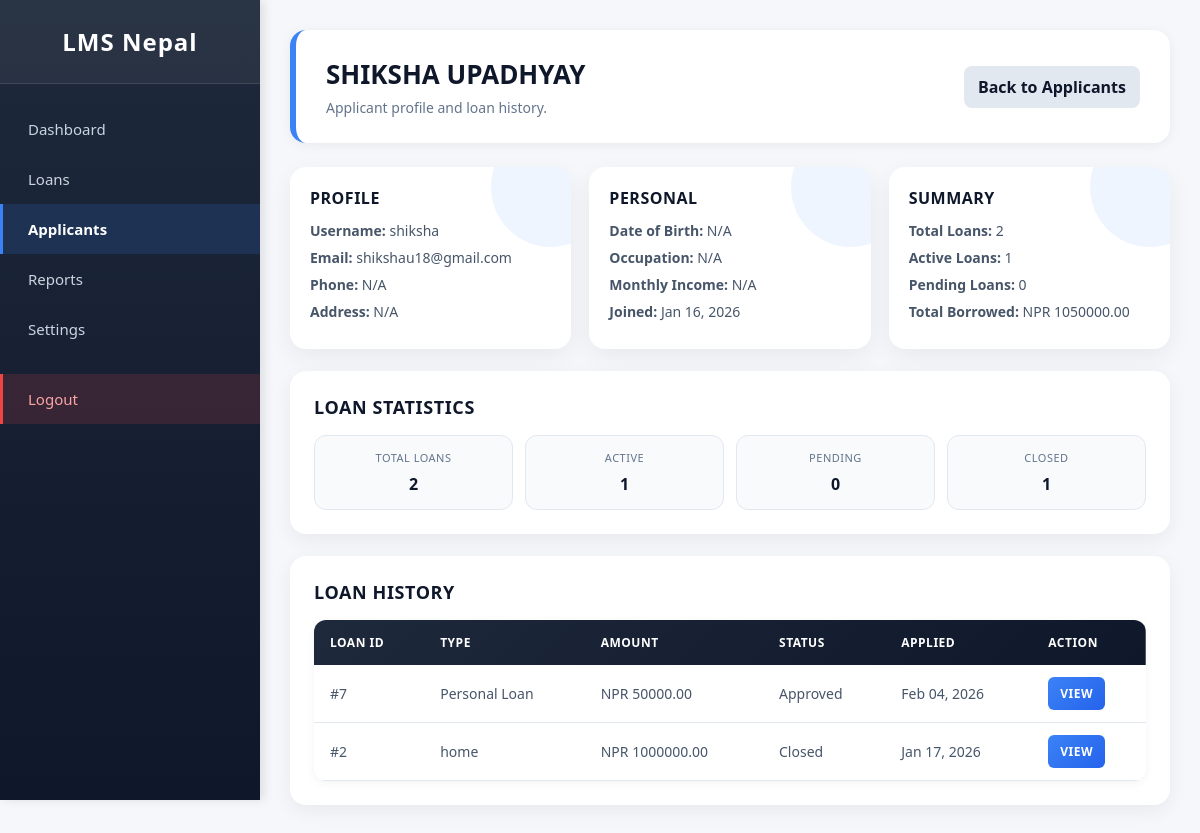
The page /applicants/1/ (signed in) on the database its author committed.
### core/models.py (models this page shows, shortened)
class Member(models.Model):
    user = models.OneToOneField(User, on_delete=models.CASCADE)
    phone = models.CharField(max_length=15)
    address = models.TextField()
    dob = models.DateField(null=True, blank=True)
    occupation = models.CharField(max_length=100, blank=True)
    monthly_income = models.DecimalField(max_digits=10, decimal_places=2, null=True, blank=True)
    joined_date = models.DateField(auto_now_add=True)
    profile_photo = models.ImageField(upload_to='profile_photos/', null=True, blank=True)

class Loan(models.Model):
    member = models.ForeignKey(Member, on_delete=models.CASCADE)
    loan_type = models.CharField(max_length=50, blank=True)
    amount = models.DecimalField(max_digits=10, decimal_places=2)
    duration_months = models.IntegerField(default=12)
    interest_rate = models.DecimalField(max_digits=5, decimal_places=2)
    purpose = models.TextField(blank=True)
    issued_date = models.DateField(auto_now_add=True)
    due_date = models.DateField()
    monthly_income = models.DecimalField(max_digits=10, decimal_places=2, null=True, blank=True)
    employment_type = models.CharField(max_length=50, blank=True)
    existing_loans = models.CharField(max_length=10, blank=True)
    repayment_method = models.CharField(max_length=50, blank=True)
    remarks = models.TextField(blank=True)
    personal_reason = models.CharField(max_length=100, blank=True, null=True)
    existing_emi = models.DecimalField(max_digits=10, decimal_places=2, null=True, blank=True)
    property_type = models.CharField(max_length=50, blank=True, null=True)
    property_value = models.DecimalField(max_digits=12, decimal_places=2, null=True, blank=True)
    property_location = models.CharField(max_length=200, blank=True, null=True)
    construction_status = models.CharField(max_length=50, blank=True, null=True)
    property_documents = models.FileField(upload_to='loan_documents/', blank=True, null=True)
    co_applicant_name = models.CharField(max_length=100, blank=True, null=True)
    co_applicant_relation = models.CharField(max_length=50, blank=True, null=True)
    student_name = models.CharField(max_length=100, blank=True, null=True)
    course_name = models.CharField(max_length=200, blank=True, null=True)
    institution_name = models.CharField(max_length=200, blank=True, null=True)
    institution_location = models.CharField(max_length=100, blank=True, null=True)
    course_duration = models.IntegerField(null=True, blank=True)
    admission_letter = models.FileField(upload_to='loan_documents/', blank=True, null=True)
    guardian_name = models.CharField(max_length=100, blank=True, null=True)
    guardian_income = models.DecimalField(max_digits=10, decimal_places=2, null=True, blank=True)
    business_name = models.CharField(max_length=200, blank=True, null=True)
    business_type = models.CharField(max_length=100, blank=True, null=True)
    business_registration = models.CharField(max_length=100, blank=True, null=True)
    business_age = models.IntegerField(null=True, blank=True)
    annual_turnover = models.DecimalField(max_digits=12, decimal_places=2, null=True, blank=True)
    business_plan = models.FileField(upload_to='loan_documents/', blank=True, null=True)
    business_address = models.TextField(blank=True, null=True)
    farm_size = models.DecimalField(max_digits=8, decimal_places=2, null=True, blank=True)
    farming_type = models.CharField(max_length=100, blank=True, null=True)
    land_ownership = models.CharField(max_length=50, blank=True, null=True)
    crop_type = models.CharField(max_length=200, blank=True, null=True)
    land_documents = models.FileField(upload_to='loan_documents/', blank=True, null=True)
    irrigation_facility = models.CharField(max_length=20, blank=True, null=True)
    farming_experience = models.IntegerField(null=True, blank=True)
    status = models.CharField(
        max_length=20,
        choices=[
            ('pending', 'Pending'),
            ('approved', 'Approved'),
            ('closed', 'Closed'),
        ],
        default='pending'
    )

### core/views.py (the view)
# urls.py: path('applicants/<int:member_id>/', views.admin_applicant_detail, name='admin_applicant_detail'),
def admin_applicant_detail(request, member_id):
    if not request.user.is_staff:
        return redirect('login')
    member = get_object_or_404(Member.objects.select_related('user'), id=member_id)
    loans = Loan.objects.filter(member=member).order_by('-issued_date')
    summary = {
        'total_loans': loans.count(),
        'active_loans': loans.filter(status='approved').count(),
        'pending_loans': loans.filter(status='pending').count(),
        'closed_loans': loans.filter(status='closed').count(),
        'total_borrowed': loans.filter(status__in=['approved', 'closed']).aggregate(
            total=Sum('amount')
        )['total'] or 0,
    }
    context = {
        'member': member,
        'loans': loans,
        'summary': summary,
    }
    return render(request, 'core/admin_applicant_detail.html', context)

### core/templates/core/admin_applicant_detail.html (shortened to what this page needs)
{% load static %}
<!DOCTYPE html>
<html lang="en">
<head>
</head>
<body>
  <aside class="sidebar">
    <div class="logo"> LMS Nepal</div>
    <ul>
      <li><a href="{% url 'admin_dashboard' %}">Dashboard</a></li>
      <li><a href="{% url 'admin_loans' %}">Loans</a></li>
      <li><a href="{% url 'admin_applicants' %}" class="active">Applicants</a></li>
      <li><a href="{% url 'admin_reports' %}">Reports</a></li>
      <li><a href="{% url 'admin_settings' %}">Settings</a></li>
      <li><a href="{% url 'logout' %}" class="logout-btn">Logout</a></li>
    </ul>
  </aside>
  <main class="main-content">
    <header class="header">
      <div>
        <h1>{{ member.user.get_full_name|default:member.user.username }}</h1>
        <p>Applicant profile and loan history.</p>
      </div>
      <div class="header-actions">
        <a class="back-link" href="{% url 'admin_applicants' %}">Back to Applicants</a>
      </div>
    </header>
    <div class="profile-grid">
      <div class="card">
        <h3>Profile</h3>
        <p><strong>Username:</strong> {{ member.user.username }}</p>
        <p><strong>Email:</strong> {{ member.user.email|default:"N/A" }}</p>
        <p><strong>Phone:</strong> {{ member.phone|default:"N/A" }}</p>
        <p><strong>Address:</strong> {{ member.address|default:"N/A" }}</p>
      </div>
      <div class="card">
        <h3>Personal</h3>
        <p><strong>Date of Birth:</strong> {{ member.dob|date:"M d, Y"|default:"N/A" }}</p>
        <p><strong>Occupation:</strong> {{ member.occupation|default:"N/A" }}</p>
        <p><strong>Monthly Income:</strong> {% if member.monthly_income %}NPR {{ member.monthly_income|floatformat:2 }}{% else %}N/A{% endif %}</p>
        <p><strong>Joined:</strong> {{ member.joined_date|date:"M d, Y" }}</p>
      </div>
      <div class="card">
        <h3>Summary</h3>
        <p><strong>Total Loans:</strong> {{ summary.total_loans }}</p>
        <p><strong>Active Loans:</strong> {{ summary.active_loans }}</p>
        <p><strong>Pending Loans:</strong> {{ summary.pending_loans }}</p>
        <p><strong>Total Borrowed:</strong> NPR {{ summary.total_borrowed|floatformat:2 }}</p>
      </div>
    </div>
    <div class="section">
      <h2>Loan Statistics</h2>
      <div class="stats">
        <div class="stat">
          <span>Total Loans</span>
          <strong>{{ summary.total_loans }}</strong>
        </div>
        <div class="stat">
          <span>Active</span>
          <strong>{{ summary.active_loans }}</strong>
        </div>
        <div class="stat">
          <span>Pending</span>
          <strong>{{ summary.pending_loans }}</strong>
        </div>
        <div class="stat">
          <span>Closed</span>
          <strong>{{ summary.closed_loans }}</strong>
        </div>
      </div>
    </div>
    <div class="section">
      <h2>Loan History</h2>
      {% if loans %}
      <table class="data-table">
        <thead>
          <tr>
            <th>Loan ID</th>
            <th>Type</th>
            <th>Amount</th>
            <th>Status</th>
            <th>Applied</th>
            <th>Action</th>
          </tr>
        </thead>
        <tbody>
          {% for loan in loans %}
          <tr>
            <td>#{{ loan.id }}</td>
            <td>{{ loan.loan_type|default:"N/A" }}</td>
            <td>NPR {{ loan.amount|floatformat:2 }}</td>
            <td>{{ loan.get_status_display }}</td>
            <td>{{ loan.issued_date|date:"M d, Y" }}</td>
            <td><a class="btn-view" href="{% url 'admin_loan_detail' loan.id %}">View</a></td>
          </tr>
          {% endfor %}
        </tbody>
      </table>
      {% else %}
      <p class="muted">No loans found for this applicant.</p>
      {% endif %}
    </div>
  </main>
</body>
</html>

### core/templates/core/admin_applicant_detail.html (style rules this page uses)
* { margin: 0; padding: 0; box-sizing: border-box; font-family: 'Segoe UI', Tahoma, Geneva, Verdana, sans-serif; }
body { display: flex; background: #f5f7fa; min-height: 100vh; }
.sidebar { width: 260px; background: linear-gradient(180deg, #1e293b 0%, #0f172a 100%); color: white; padding: 0; position: fixed; height: 100vh; overflow-y: auto; box-shadow: 4px 0 10px rgba(0, 0, 0, 0.1); z-index: 1000; }
.logo { padding: 25px 20px; font-size: 24px; font-weight: 700; text-align: center; background: rgba(255, 255, 255, 0.05); border-bottom: 1px solid rgba(255, 255, 255, 0.1); letter-spacing: 1px; }
.sidebar ul { list-style: none; padding: 20px 0; }
.sidebar ul li a { display: flex; align-items: center; padding: 15px 25px; color: #cbd5e1; text-decoration: none; transition: all 0.3s ease; border-left: 3px solid transparent; font-size: 15px; }
.sidebar ul li a.active { background: rgba(59, 130, 246, 0.15); color: white; border-left-color: #3b82f6; font-weight: 600; }
.logout-btn { margin-top: 20px; background: rgba(239, 68, 68, 0.15) !important; color: #fca5a5 !important; border-left-color: #ef4444 !important; }
.main-content { margin-left: 260px; flex: 1; padding: 30px; min-height: 100vh; }
.header { display: flex; justify-content: space-between; align-items: center; gap: 20px; background: white; padding: 26px 30px; border-radius: 16px; box-shadow: 0 2px 12px rgba(0, 0, 0, 0.06); border-left: 6px solid #3b82f6; margin-bottom: 24px; }
.header h1 { color: #0f172a; font-size: 26px; margin-bottom: 6px; }
.header p { color: #64748b; font-size: 14px; }
.header-actions { display: flex; gap: 10px; flex-wrap: wrap; justify-content: flex-end; }
.back-link { padding: 10px 14px; border-radius: 8px; background: #e2e8f0; color: #0f172a; text-decoration: none; font-weight: 600; transition: all 0.3s ease; }
.profile-grid { display: grid; grid-template-columns: repeat(auto-fit, minmax(260px, 1fr)); gap: 18px; margin-bottom: 22px; }
.card { background: white; border-radius: 16px; padding: 20px; box-shadow: 0 8px 24px rgba(0, 0, 0, 0.06); position: relative; overflow: hidden; }
.card::after { content: ''; position: absolute; right: -40px; top: -40px; width: 120px; height: 120px; border-radius: 50%; background: rgba(59, 130, 246, 0.08); }
.card h3 { color: #0f172a; font-size: 16px; margin-bottom: 12px; text-transform: uppercase; letter-spacing: 0.5px; }
.card p { color: #475569; font-size: 14px; margin-bottom: 8px; }
.section { background: white; border-radius: 16px; padding: 24px; box-shadow: 0 6px 20px rgba(0, 0, 0, 0.06); margin-bottom: 22px; }
.section h2 { font-size: 18px; margin-bottom: 16px; color: #0f172a; text-transform: uppercase; letter-spacing: 0.6px; }
.stats { display: grid; grid-template-columns: repeat(auto-fit, minmax(180px, 1fr)); gap: 12px; }
.stat { background: #f8fafc; border-radius: 12px; padding: 14px; border: 1px solid #e2e8f0; text-align: center; }
.stat span { display: block; font-size: 11px; text-transform: uppercase; letter-spacing: 0.5px; color: #64748b; }
.stat strong { display: block; margin-top: 8px; font-size: 16px; color: #0f172a; }
.data-table { width: 100%; border-collapse: collapse; margin-top: 10px; background: white; border-radius: 12px; overflow: hidden; box-shadow: 0 2px 10px rgba(0, 0, 0, 0.05); }
.data-table thead { background: linear-gradient(135deg, #1e293b 0%, #0f172a 100%); color: white; }
.data-table th { padding: 14px 16px; text-align: left; font-weight: 700; font-size: 12px; text-transform: uppercase; letter-spacing: 0.5px; }
.data-table td { padding: 12px 16px; border-bottom: 1px solid #e2e8f0; color: #475569; font-size: 14px; }
.btn-view { display: inline-block; padding: 8px 12px; background: linear-gradient(135deg, #3b82f6, #2563eb); color: white; border-radius: 6px; text-decoration: none; font-weight: 600; font-size: 12px; text-transform: uppercase; letter-spacing: 0.5px; }

### rows shown on the page
Member: user.get_full_name "SHIKSHA UPADHYAY", user.username "shiksha", user.email "shikshau18@gmail.com", phone "N/A", address "N/A", dob "N/A", occupation "N/A", joined_date "Jan 16, 2026"
Loan: id "7", loan_type "Personal Loan", amount "50000.00", status "Approved", issued_date "Feb 04, 2026"
Loan: id "2", loan_type "home", amount "1000000.00", status "Closed", issued_date "Jan 17, 2026"

### other values the page prints
{{ summary.total_loans }} "2"
{{ summary.active_loans }} "1"
{{ summary.pending_loans }} "0"
{{ summary.total_borrowed|floatformat:2 }} "1050000.00"
{{ summary.closed_loans }} "1"
